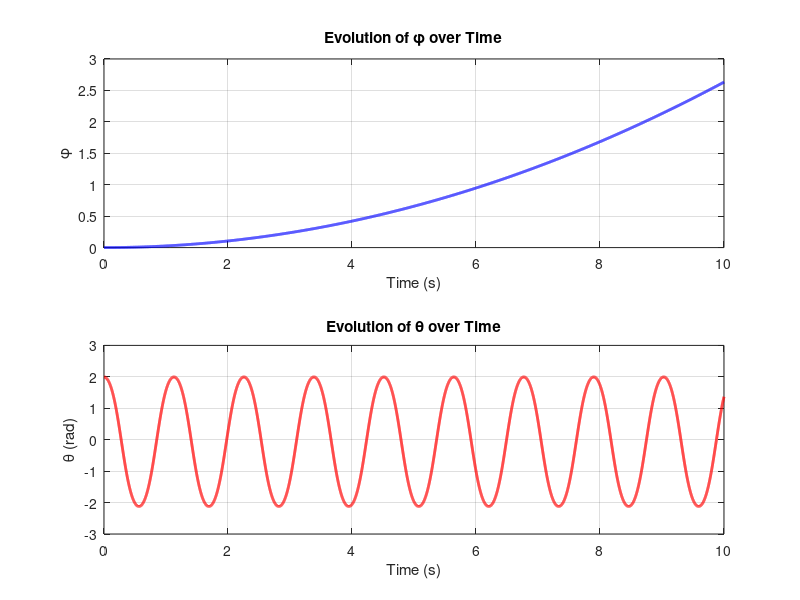

Write MATLAB code to recreate this figure.
%% Simple Simulation of phi and theta dynamics
clear;
clc;

%% Simulation Parameters
max_voltage = 5.0;      % Maximum voltage [V]
dt = 0.001;             % Time step [s]
tf = 10;                % Total simulation time [s]
t = 0:dt:tf;            % Time vector

%% System Parameters
g   = 9.81;                 % Gravitational acceleration [m/s^2]
m_p = 0.024;                % Mass [kg]
l   = 0.129 / 2.0;          % Effective length [m]
J_p = m_p * (l * 2)^2 / 3;  % Moment of inertia

%% Initial Conditions
% For phi (translational dynamics)
phi       = 0;        % Initial phi position
phidot    = 0;        % Initial phi velocity
phidotdot = 0;        % Initial phi acceleration

% For theta (rotational dynamics)
th       = 2;         % Initial theta angle (in radians)
thdot    = 0;         % Initial theta angular velocity
thdotdot = 0;         % Initial theta angular acceleration

%% Preallocate Arrays for Storing Simulation Data
phi_array    = zeros(1, length(t));
phidot_array = zeros(1, length(t));
th_array     = zeros(1, length(t));
thdot_array  = zeros(1, length(t));

%% Control Input
% Define a constant control input 'u' (ensure it does not exceed max_voltage)
u = 1.0;  % Example: you can change this value or implement a control strategy

%% Simulation Loop
for i = 1:length(t)


    % --- Update phi dynamics ---
    % new_phidotdot = phidotdot + (u/19)*dt
    new_phidotdot = (u / 19);
    new_phidot    = phidot + new_phidotdot * dt;
    new_phi       = phi + new_phidot * dt;
    
    % --- Update theta dynamics ---
    % new_thdotdot = thdotdot + {[-m_p * g * l * 0.5 * sin(th) + m_p * l * 0.5 * (u/1.615) * cos(th)]/J_p}*dt
    new_thdotdot = -((m_p * g * l * 0.5 * sin(th)) + (m_p * l * 0.5 * (u / 1.615) * cos(th))) / J_p;
    new_thdot    = thdot + new_thdotdot * dt;
    new_th       = th + new_thdot * dt;
    
    % Store current state values for plotting
    phi_array(i)    = phi;
    phidot_array(i) = phidot;
    th_array(i)     = th;
    thdot_array(i)  = thdot;
    
    % Update states for the next time step
    phi       = new_phi;
    phidot    = new_phidot;
    phidotdot = new_phidotdot;
    
    th        = new_th;
    thdot     = new_thdot;
    thdotdot  = new_thdotdot;
end

%% Plot the Results
figure(1);
clf;
subplot(2,1,1);
plot(t, phi_array, 'b-', 'LineWidth', 2);
xlabel('Time (s)');
ylabel('\phi');
title('Evolution of \phi over Time');
grid on;

subplot(2,1,2);
plot(t, th_array, 'r-', 'LineWidth', 2);
xlabel('Time (s)');
ylabel('\theta (rad)');
title('Evolution of \theta over Time');
grid on;
